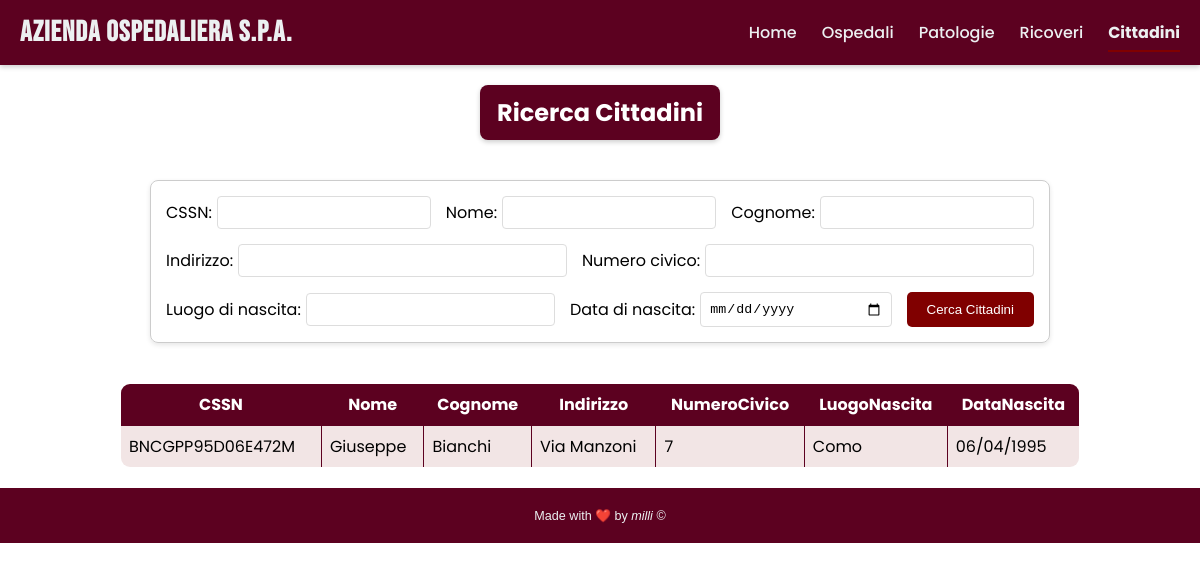
Screenshot of /app/cittadini.php?CSSN=BNCGPP95D06E472M with the database file from the repository.
### tables this page shows
CREATE TABLE `Cittadini` (
  `CSSN` varchar(16) NOT NULL,
  `Nome` varchar(10) DEFAULT NULL,
  `Cognome` varchar(11) DEFAULT NULL,
  `Indirizzo` varchar(26) DEFAULT NULL,
  `NumeroCivico` int DEFAULT NULL,
  `LuogoNascita` varchar(7) DEFAULT NULL,
  `DataNascita` varchar(10) DEFAULT NULL
);

### app/connect.php (called while the page is built, shortened)
<?php
	$error = false;
?>

### app/cittadini.php (the view, shortened to what this page needs)
<!DOCTYPE html>
<html lang="it">
<head>
    <link rel="stylesheet" type="text/css" href="./css/style.css">
</head>
<body>
    <div class="formheader2"><h2>Ricerca Cittadini</h2></div>
    <div class="forms-container">
    <form method="GET" action="">
    <div class="form-group"><label for="CSSN">CSSN:</label>
        <input type="text" name="CSSN" id="CSSN">
    </div>
    <div class="form-group"><label for="Nome">Nome:</label>
        <input type="text" name="Nome" id="Nome">
    </div>
    <div class="form-group"> <label for="Cognome">Cognome:</label>
        <input type="text" name="Cognome" id="Cognome">
    </div>
    <div class="form-group"><label for="Indirizzo">Indirizzo:</label>
        <input type="text" name="Indirizzo" id="Indirizzo">
    </div>
    <div class="form-group"><label for="NumeroCivico">Numero civico:</label>
        <input type="number" name="NumeroCivico" id="NumeroCivico">
    </div>
    <div class="form-group"><label for="LuogoNascita">Luogo di nascita:</label>
        <input type="text" name="LuogoNascita" id="LuogoNascita">
    </div>
    <div class="form-group"><label for="DataNascita">Data di nascita:</label>
        <input type="date" name="DataNascita" id="DataNascita">
    </div>
        <button type="submit">Cerca Cittadini</button>
    </form>
    </div>
    <?php
    include 'connect.php';
    if (!$error) {
        try {
            $sql = "SELECT * FROM Cittadini WHERE 1=1";
            $params = [];
            if (isset($_GET['CSSN']) && $_GET['CSSN'] != '') {
                $sql .= " AND CSSN LIKE :CSSN ";
                $params[':CSSN'] = '%' . $_GET['CSSN'] . '%';
            }
            $stmt = $conn->prepare($sql);
            $stmt->execute($params);
            $cittadini = $stmt->fetchAll(PDO::FETCH_ASSOC);
            if (count ($cittadini) > 0) {
                echo "<table>";
                echo "<thead><tr>";
                foreach   (  $cittadini[0] as $colonna => $valore) {
                    echo "<th>" . htmlspecialchars($colonna) . "</th>";
                }
                echo "</tr></thead><tbody>";
                foreach    ( $cittadini as $cittadino) {
                    echo "<tr>";
                    foreach ($cittadino as $valore) {
                        echo "<td>" . htmlspecialchars($valore) . "</td>";
                    }
                    echo "</tr>";
                }
                echo "</tbody></table>";
            } else {
                echo "<p class='noresult'>Nessun cittadino trovato con i criteri di ricerca specificati.</p>";
            }
        } catch(PDOException $e) {
            echo "Errore durante la ricerca: " . $e->getMessage();
        }
    }
    ?>
</body>
</html>

### app/css/style.css (style rules this page uses)
html { box-sizing: border-box; font-family: 'Poppins', Arial, Helvetica, sans-serif; }
*, *::before, *::after { box-sizing: inherit; margin: 0; padding: 0; }
body { position: relative; min-height: 100vh; }
table { width: 80%; margin: 20px auto; border-collapse: collapse; }
table, th, td { border: 1px solid black; padding: 8px; text-align: left; }
th { background-color: #f2f2f2; }
.forms-container { display: flex; flex-wrap: wrap; justify-content: center; align-items: flex-start; gap: 20px; padding: 20px; width: 100%; }
form { max-width: 900px; width: 100%; padding: 15px; border: 1px solid #ccc; box-shadow: 0 2px 5px rgba(0, 0, 0, 0.1); border-radius: 8px; display: flex; flex-wrap: wrap; align-items: center; gap: 15px; justify-content: flex-start; }
.form-group { display: flex; flex-wrap: nowrap; align-items: center; gap: 5px; flex-grow: 1; min-width: 250px; }
form label { margin-bottom: 0; white-space: nowrap; flex-shrink: 0; }
form input[type="text"], form input[type="number"], form input[type="date"] { flex-grow: 1; padding: 8px; margin-bottom: 0; border: 1px solid #ddd; border-radius: 4px; min-width: 0; }
form button { padding: 10px 20px; background-color: #800000; color: white; border: none; cursor: pointer; border-radius: 5px; transition: background-color 0.3s ease; margin-top: 0; flex-shrink: 0; }
.navbar { background-color: #5c0120; padding: 10px 20px; box-shadow: 0 2px 5px rgba(0, 0, 0, 0.2); color: #ecf0f1; }
.navbar-container { max-width: 1200px; margin: 0 auto; display: flex; justify-content: space-between; align-items: center; }
.navbar-brand { color: #ecf0f1; text-decoration: none; font-size: 1.8em; font-weight: bold; padding: 5px 0; letter-spacing: 1px; font-family: "Bebas Neue", sans-serif; }
.navbar-menu { list-style: none; margin: 0; padding: 0; display: flex; flex-wrap: wrap; }
.navbar-item { margin-left: 25px; }
.navbar-link { color: #ecf0f1; text-decoration: none; padding: 8px 0; display: block; transition: color 0.3s ease, transform 0.2s ease; position: relative; font-weight: 500; }
.navbar-link::after { content: ""; position: absolute; width: 0; height: 2px; display: block; margin-top: 5px; right: 0; background: #800000; transition: width 0.3s ease; }
.navbar-link:hover::after, .navbar-link.active::after { width: 100%; left: 0; background: #800000; }
.navbar-link.active { color: #ecf0f1; font-weight: bold; }
.footer { background-color: #5c0120; color: #ecf0f1; padding: 20px 0; font-family: Arial, sans-serif; font-size: 14px; position: relative; bottom: 0; width: 100%; }
.footer .container { width: 90%; max-width: 1140px; margin-left: auto; margin-right: auto; padding-left: 15px; padding-right: 15px; }
.footer .copy p { margin-bottom: 0; text-align: center; }
.footer .copy p { font-size: 0.9em; }
table { width: 80%; margin: 20px auto; border-collapse: collapse; border-radius: 10px; overflow: hidden; border: 2px solid #5c0120; }
table, th, td { border: 1px solid #5c0120; padding: 8px; text-align: left; }
th { text-align: center; background-color: #5c0120; color: white; }
tr:nth-child(odd) { background-color: rgba( 128, 0, 0, 0.1 ); }
.formheader2 { text-align: center; background-color: #5c0120; color: white; padding: 10px; margin: 20px auto; width: 20%; border-radius: 8px; box-shadow: 0 2px 5px rgba(0, 0, 0, 0.2); }

### rows the page displays
cittadini: CSSN "BNCGPP95D06E472M", Nome "Giuseppe", Cognome "Bianchi", Indirizzo "Via Manzoni", NumeroCivico "7", LuogoNascita "Como", DataNascita "06/04/1995"

### other values shown
$colonna "CSSN"
$colonna "Nome"
$colonna "Cognome"
$colonna "Indirizzo"
$colonna "NumeroCivico"
$colonna "LuogoNascita"
$colonna "DataNascita"
